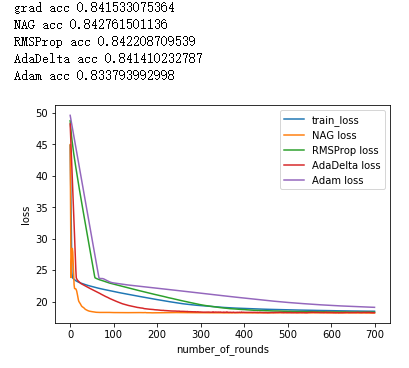

This chart was generated by the following Python code:
from sklearn import datasets as ds
from sklearn.model_selection import train_test_split
import matplotlib.pyplot as plt
from random import randrange
import numpy as np

# svm classification

def get_data(path,n_features=None):
    data = ds.load_svmlight_file(path,n_features=n_features)
    return data[0], data[1]

# 损失函数
def loss(X,y,W,b,C=1):

	N,dim = X.shape

	hinge_loss = np.maximum(0, 1-y*(np.dot(X,W)+b) )
	hinge_loss = np.sum(hinge_loss)

	data_loss = 0.5*np.sum( W **2 ) + C * hinge_loss
	data_loss /= N
	return data_loss 

# 梯度函数
def gradient(X,y,w,b,C=1):

	N,dim = X.shape

	margin = 1 - y * (np.dot(X,w)+b ) 
	y_tmp = -y
	y_tmp[margin<0] = 0
	dw =  w + C / N *  np.dot(X.T,y_tmp)  
	db = C / N * np.sum(y_tmp)
	return dw, db


def predict(X,y,w,b,threshold=0):
	pred = np.dot(X,w) + b
	pred[pred>=threshold]=1
	pred[pred<threshold]=-1
	acc = (pred==y).sum() / X.shape[0]
	return acc


def gradientDecent(X_train,y_train,w,b,alpha,num_rounds,X_test,y_test,C=1,batch_size=1000):

	train_loss_history = []
	test_loss_history = []

	for i in range(num_rounds):

		random = list(set(np.random.randint(0,X_train.shape[0],size=batch_size)))
		dx = X_train[random]
		dy = y_train[random]

		w = w - alpha * gradient(dx,dy,w,b,C=C)[0] 
		b = b - alpha * gradient(dx,dy,w,b,C=C)[1] 

		train_loss_history.append( loss(X_train,y_train,w,b,C=C) )
		test_loss_history.append( loss(X_test,y_test,w,b,C=C) )
	return w,b,train_loss_history,test_loss_history

def NAG(X_train,y_train,w,b,alpha,num_rounds,X_test,y_test,C=1,batch_size=1000):
	train_loss_history = []
	test_loss_history = []

	yy = 0.9
	vw = np.zeros(w.shape)
	vb = 0

	for i in range(num_rounds):

		random = list(set(np.random.randint(0,X_train.shape[0],size=batch_size)))
		dx = X_train[random]
		dy = y_train[random]
		w_gt,b_gt = gradient(dx,dy,w-yy*vw ,b-yy*vb ,C=C)

		vw = yy*vw + alpha * w_gt
		w = w - vw

		vb = yy*vb + alpha * b_gt
		b = b - vb

		train_loss_history.append(loss(X_train,y_train,w,b,C=C) )
		test_loss_history.append( loss(X_test,y_test,w,b,C=C) )
	return w,b,train_loss_history,test_loss_history

def RMSProp(X_train,y_train,w,b,alpha,num_rounds,X_test,y_test,C=1,batch_size=1000):
	train_loss_history = []
	test_loss_history = []

	yy = 0.9
	w_Gt = np.zeros(w.shape)
	b_Gt = 0
	e = 1e-9
	gama = 0.001

	for i in range(num_rounds):

		random = list(set(np.random.randint(0,X_train.shape[0],size=batch_size)))
		dx = X_train[random]
		dy = y_train[random]
		w_gt,b_gt = gradient(dx,dy,w,b,C=C)

		w_Gt = yy * w_Gt + (1-yy) * ( w_gt**2) 
		w = w - gama / np.sqrt(w_Gt+e) * w_gt

		b_Gt = yy * b_Gt + (1-yy) * ( b_gt**2) 
		b = b - gama / np.sqrt(b_Gt+e) * b_gt

		train_loss_history.append(loss(X_train,y_train,w,b,C=C) )
		test_loss_history.append( loss(X_test,y_test,w,b,C=C) )
    
	return w,b,train_loss_history,test_loss_history

def AdaDelta(X_train,y_train,w,b,alpha,num_rounds,X_test,y_test,C=1,batch_size=1000):
	train_loss_history = []
	test_loss_history = []

	yy = 0.95
	w_Gt = np.zeros(w.shape)
	b_Gt = 0
	e = 1e-6
	wt = np.zeros(w.shape) 
	bt = 0
	for i in range(num_rounds):

		random = list(set(np.random.randint(0,X_train.shape[0],size=batch_size)))
		dx = X_train[random]
		dy = y_train[random]
		w_gt,b_gt = gradient(dx,dy,w,b,C=C)

		w_Gt = yy * w_Gt + (1-yy) * ( w_gt**2) 
		wdw = - ( np.sqrt(wt+e) / np.sqrt(w_Gt+e) ) * w_gt
		w = w + wdw
		wt = yy * wt + (1-yy) * ( wdw**2) 

		b_Gt = yy * b_Gt + (1-yy) * ( b_gt**2) 
		bdw = - ( np.sqrt(bt+e) / np.sqrt(b_Gt+e) ) * b_gt
		b = b + bdw
		bt = yy * bt + (1-yy) * ( bdw**2) 

		train_loss_history.append(loss(X_train,y_train,w,b,C=C) )
		test_loss_history.append( loss(X_test,y_test,w,b,C=C) )
    
	return w,b,train_loss_history,test_loss_history


def Adam(X_train,y_train,w,b,alpha,num_rounds,X_test,y_test,C=1,batch_size=1000):
	train_loss_history = []
	test_loss_history = []
	beta1 = 0.9
	yy = 0.999
	gama = 1e-3
	e = 1e-8	

	wm = np.zeros(w.shape)
	w_Gt = np.zeros(w.shape)

	bm = 0
	b_Gt = 0

	for i in range(num_rounds):

		random = list(set(np.random.randint(0,X_train.shape[0],size=batch_size)))
		dx = X_train[random]
		dy = y_train[random]
		w_gt,b_gt = gradient(dx,dy,w,b,C=C)

		wm = beta1 * wm + (1-beta1) * w_gt
		w_Gt = yy * w_Gt + (1-yy) * ( w_gt**2) 
		alp = gama * np.sqrt(1-yy**(i+1) ) / (1-beta1**(i+1) )
		w = w - alp * wm / np.sqrt(w_Gt + e)

		bm = beta1 * bm + (1-beta1) * b_gt
		b_Gt = yy * b_Gt + (1-yy) * ( b_gt**2) 
		alp = gama * np.sqrt(1-yy**(i+1) ) / (1-beta1**(i+1) )
		b = b - alp * bm / np.sqrt(b_Gt + e)


		train_loss_history.append(loss(X_train,y_train,w,b,C=C) )
		test_loss_history.append( loss(X_test,y_test,w,b,C=C) )
    
	return w,b,train_loss_history,test_loss_history


def train(X,y,X_test,y_test):
	m = X.shape[1]
	alpha=0.001
	num_rounds=700
	init_w = np.zeros(m).T
	init_b = 0
	C = 50
	batch_size = 3000
	w,b,train_loss_history,grad_loss_history = gradientDecent(X,y,init_w,init_b,alpha,num_rounds,X_test,y_test,C=C,batch_size=batch_size)
	print('grad acc' , predict(X_test,y_test,w,b))
	w,b,train_loss_history,NAG_loss_history = NAG(X,y,init_w,init_b,alpha,num_rounds,X_test,y_test,C=C,batch_size=batch_size)
	print('NAG acc' , predict(X_test,y_test,w,b))
	w,b,train_loss_history,RMSProp_loss_history = RMSProp(X,y,init_w,init_b,alpha,num_rounds,X_test,y_test,C=C,batch_size=batch_size)
	print('RMSProp acc' , predict(X_test,y_test,w,b))
	w,b,train_loss_history,AdaDelta_loss_history = AdaDelta(X,y,init_w,init_b,alpha,num_rounds,X_test,y_test,C=C,batch_size=batch_size)
	print('AdaDelta acc' , predict(X_test,y_test,w,b))
	w,b,train_loss_history,Adam_loss_history = Adam(X,y,init_w,init_b,alpha,num_rounds,X_test,y_test,C=C,batch_size=batch_size)
	print('Adam acc' , predict(X_test,y_test,w,b))
	plt.plot(np.arange(num_rounds),grad_loss_history, label='train_loss')
	plt.plot(np.arange(num_rounds),NAG_loss_history,label='NAG loss')
	plt.plot(np.arange(num_rounds),RMSProp_loss_history,label='RMSProp loss')
	plt.plot(np.arange(num_rounds),AdaDelta_loss_history,label='AdaDelta loss')
	plt.plot(np.arange(num_rounds),Adam_loss_history,label='Adam loss')

	plt.legend(loc=1)
	plt.xlabel('number_of_rounds')
	plt.ylabel('loss')
	plt.show()

X_train,y_train = get_data('a9a.txt',n_features=123)
X_train = X_train.toarray()
X_test,y_test = get_data('a9a.t',n_features=123)
X_test = X_test.toarray()

train(X_train,y_train,X_test,y_test)
